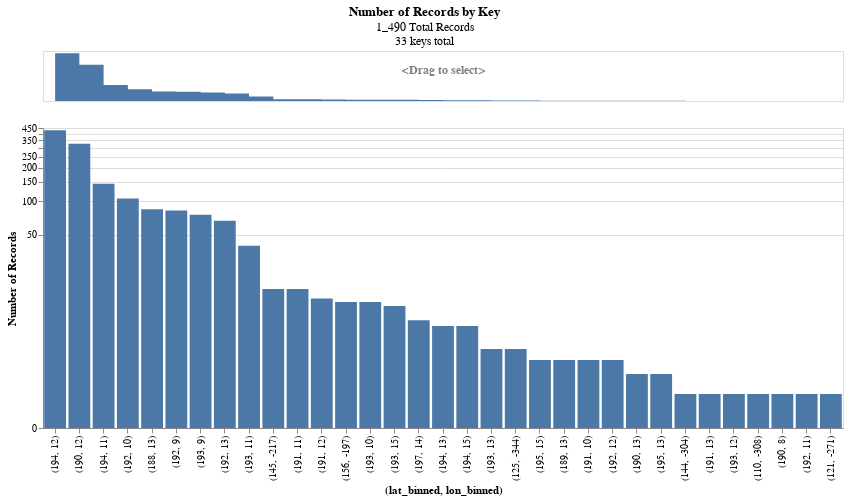

Notebook source saved alongside this figure:
### Markdown cell above
In addition to offering these code utilities, mismo tries to offer
some prebuilt solutions to common problems.
For example, we have a CoordinateLinker that
uses a KeyLinker internally to join records wherever (latitude, longitude)
pairs are close (they don't need to be exact!).

### Code cell
coord_blocker = mismo.lib.geo.CoordinateLinker(
    distance_km=10,
    lat="latitude",
    lon="longitude",
    max_pairs=50_000,
)
# above, we showed a pair_counts(), but we can also look at the distribution of keys
# within the records table
coord_blocker.key_counts_left(featured).chart()

### Figure 1 — Vega-Lite specification as saved in the notebook (floating-point values rounded to 4 significant figures)
{"config": {"view": {"continuousWidth": 300, "continuousHeight": 300}}, "vconcat": [{"mark": {"type": "area", "interpolate": "step-after"}, "encoding": {"x": {"axis": null, "field": "key", "sort": "-y", "type": "ordinal"}, "y": {"axis": null, "field": "n", "title": null, "type": "quantitative"}}, "height": 50, "name": "view_49", "title": {"text": "<Drag to select>", "anchor": "middle", "color": "gray", "dy": 30, "fontSize": 12}, "width": 800}, {"mark": {"type": "bar"}, "encoding": {"tooltip": [{"field": "n", "format": ",", "title": "Number of Records", "type": "quantitative"}, {"field": "frac", "format": ".2%", "title": "Fraction", "type": "quantitative"}, {"field": "lat_binned", "type": "quantitative"}, {"field": "lon_binned", "type": "quantitative"}, {"field": "explanation", "title": "Explanation", "type": "nominal"}], "x": {"field": "key", "sort": "-y", "title": "(lat_binned, lon_binned)", "type": "ordinal"}, "y": {"field": "n", "scale": {"type": "symlog"}, "title": "Number of Records", "type": "quantitative"}}, "transform": [{"filter": {"param": "param_40", "empty": true}}], "width": 800}], "data": {"name": "data-e3dfd56930da4d68e459917ac6f8c421"}, "params": [{"name": "param_40", "select": {"type": "interval", "encodings": ["x"]}, "views": ["view_49"]}], "resolve": {"scale": {"color": "independent"}}, "title": {"text": "Number of Records by Key", "anchor": "middle", "subtitle": ["1_490 Total Records", "33 keys total"]}, "$schema": "https://vega.github.io/schema/vega-lite/v5.20.1.json", "datasets": {"data-e3dfd56930da4d68e459917ac6f8c421": [{"lat_binned": 194, "lon_binned": 12, "n": 430, "key": "(194, 12)", "frac": 0.2886, "explanation": "Out of the 1_490, 430 (29%) had the key of (194, 12)"}, {"lat_binned": 190, "lon_binned": 12, "n": 326, "key": "(190, 12)", "frac": 0.2188, "explanation": "Out of the 1_490, 326 (22%) had the key of (190, 12)"}, {"lat_binned": 194, "lon_binned": 11, "n": 144, "key": "(194, 11)", "frac": 0.09664, "explanation": "Out of the 1_490, 144 (10%) had the key of (194, 11)"}, {"lat_binned": 192, "lon_binned": 10, "n": 106, "key": "(192, 10)", "frac": 0.07114, "explanation": "Out of the 1_490, 106 (7%) had the key of (192, 10)"}, {"lat_binned": 188, "lon_binned": 13, "n": 85, "key": "(188, 13)", "frac": 0.05705, "explanation": "Out of the 1_490, 85 (6%) had the key of (188, 13)"}, {"lat_binned": 192, "lon_binned": 9, "n": 83, "key": "(192, 9)", "frac": 0.0557, "explanation": "Out of the 1_490, 83 (6%) had the key of (192, 9)"}, {"lat_binned": 193, "lon_binned": 9, "n": 76, "key": "(193, 9)", "frac": 0.05101, "explanation": "Out of the 1_490, 76 (5%) had the key of (193, 9)"}, {"lat_binned": 192, "lon_binned": 13, "n": 67, "key": "(192, 13)", "frac": 0.04497, "explanation": "Out of the 1_490, 67 (4%) had the key of (192, 13)"}, {"lat_binned": 193, "lon_binned": 11, "n": 40, "key": "(193, 11)", "frac": 0.02685, "explanation": "Out of the 1_490, 40 (3%) had the key of (193, 11)"}, {"lat_binned": 145, "lon_binned": -217, "n": 16, "key": "(145, -217)", "frac": 0.01074, "explanation": "Out of the 1_490, 16 (1%) had the key of (145, -217)"}, {"lat_binned": 191, "lon_binned": 11, "n": 16, "key": "(191, 11)", "frac": 0.01074, "explanation": "Out of the 1_490, 16 (1%) had the key of (191, 11)"}, {"lat_binned": 191, "lon_binned": 12, "n": 13, "key": "(191, 12)", "frac": 0.008725, "explanation": "Out of the 1_490, 13 (1%) had the key of (191, 12)"}, {"lat_binned": 156, "lon_binned": -197, "n": 12, "key": "(156, -197)", "frac": 0.008054, "explanation": "Out of the 1_490, 12 (1%) had the key of (156, -197)"}, {"lat_binned": 193, "lon_binned": 10, "n": 12, "key": "(193, 10)", "frac": 0.008054, "explanation": "Out of the 1_490, 12 (1%) had the key of (193, 10)"}, {"lat_binned": 193, "lon_binned": 15, "n": 11, "key": "(193, 15)", "frac": 0.007383, "explanation": "Out of the 1_490, 11 (1%) had the key of (193, 15)"}, {"lat_binned": 197, "lon_binned": 14, "n": 8, "key": "(197, 14)", "frac": 0.005369, "explanation": "Out of the 1_490, 8 (1%) had the key of (197, 14)"}, {"lat_binned": 194, "lon_binned": 13, "n": 7, "key": "(194, 13)", "frac": 0.004698, "explanation": "Out of the 1_490, 7 (0%) had the key of (194, 13)"}, {"lat_binned": 194, "lon_binned": 15, "n": 7, "key": "(194, 15)", "frac": 0.004698, "explanation": "Out of the 1_490, 7 (0%) had the key of (194, 15)"}, {"lat_binned": 193, "lon_binned": 13, "n": 4, "key": "(193, 13)", "frac": 0.002685, "explanation": "Out of the 1_490, 4 (0%) had the key of (193, 13)"}, {"lat_binned": 125, "lon_binned": -344, "n": 4, "key": "(125, -344)", "frac": 0.002685, "explanation": "Out of the 1_490, 4 (0%) had the key of (125, -344)"}, {"lat_binned": 195, "lon_binned": 15, "n": 3, "key": "(195, 15)", "frac": 0.002013, "explanation": "Out of the 1_490, 3 (0%) had the key of (195, 15)"}, {"lat_binned": 189, "lon_binned": 13, "n": 3, "key": "(189, 13)", "frac": 0.002013, "explanation": "Out of the 1_490, 3 (0%) had the key of (189, 13)"}, {"lat_binned": 191, "lon_binned": 10, "n": 3, "key": "(191, 10)", "frac": 0.002013, "explanation": "Out of the 1_490, 3 (0%) had the key of (191, 10)"}, {"lat_binned": 192, "lon_binned": 12, "n": 3, "key": "(192, 12)", "frac": 0.002013, "explanation": "Out of the 1_490, 3 (0%) had the key of (192, 12)"}, {"lat_binned": 190, "lon_binned": 13, "n": 2, "key": "(190, 13)", "frac": 0.001342, "explanation": "Out of the 1_490, 2 (0%) had the key of (190, 13)"}, {"lat_binned": 195, "lon_binned": 13, "n": 2, "key": "(195, 13)", "frac": 0.001342, "explanation": "Out of the 1_490, 2 (0%) had the key of (195, 13)"}, {"lat_binned": 144, "lon_binned": -304, "n": 1, "key": "(144, -304)", "frac": 0.0006711, "explanation": "Out of the 1_490, 1 (0%) had the key of (144, -304)"}, {"lat_binned": 191, "lon_binned": 13, "n": 1, "key": "(191, 13)", "frac": 0.0006711, "explanation": "Out of the 1_490, 1 (0%) had the key of (191, 13)"}, {"lat_binned": 193, "lon_binned": 12, "n": 1, "key": "(193, 12)", "frac": 0.0006711, "explanation": "Out of the 1_490, 1 (0%) had the key of (193, 12)"}, {"lat_binned": 110, "lon_binned": -308, "n": 1, "key": "(110, -308)", "frac": 0.0006711, "explanation": "Out of the 1_490, 1 (0%) had the key of (110, -308)"}, {"lat_binned": 190, "lon_binned": 8, "n": 1, "key": "(190, 8)", "frac": 0.0006711, "explanation": "Out of the 1_490, 1 (0%) had the key of (190, 8)"}, {"lat_binned": 192, "lon_binned": 11, "n": 1, "key": "(192, 11)", "frac": 0.0006711, "explanation": "Out of the 1_490, 1 (0%) had the key of (192, 11)"}, {"lat_binned": 121, "lon_binned": -271, "n": 1, "key": "(121, -271)", "frac": 0.0006711, "explanation": "Out of the 1_490, 1 (0%) had the key of (121, -271)"}]}}
